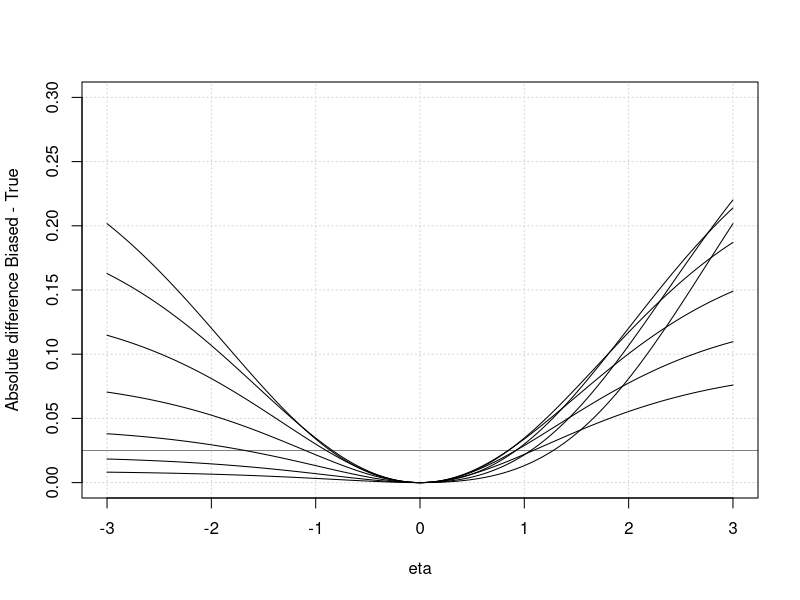
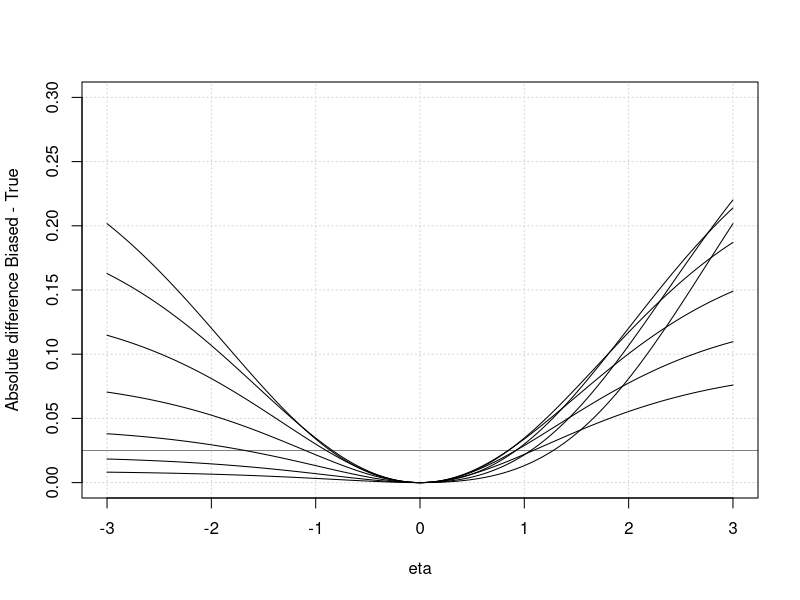
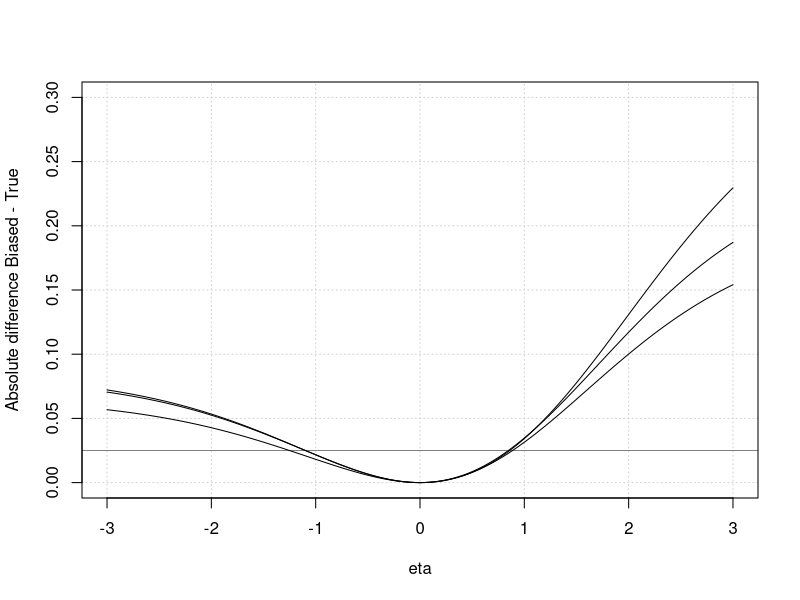

Write the R code that produced these figures, in order.
# Function
bias <- function(alpha,gamma,logh,eta) {

  # Intermediates
  rho <- exp(alpha+gamma)
  W <- (1+rho)/(1+rho*exp(eta))
  
  # Odds
  true <- (rho+exp(alpha+gamma+eta)*logh)/(1+logh)
  bias <- (rho+exp(alpha+gamma+eta)*logh*W)/(1+logh*W)
  
  # Predicted probabilities
  pbias <- bias/(1+bias)
  ptrue <- true/(1+true)
  
  # Absolute bias
  rbias <- abs(pbias-ptrue)
  
  # Return
  return(rbias)

}

# Examples
eta <- seq(-3,3,by=0.01)

# Alpha
bias_am15 <- bias(alpha=-1.5,gamma=0,logh=1,eta=eta)
bias_am10 <- bias(alpha=-1.0,gamma=0,logh=1,eta=eta)
bias_am05 <- bias(alpha=-0.5,gamma=0,logh=1,eta=eta)
bias_a00 <- bias(alpha=0.0,gamma=0,logh=1,eta=eta)
bias_a05 <- bias(alpha=0.5,gamma=0,logh=1,eta=eta)
bias_a10 <- bias(alpha=1.0,gamma=0,logh=1,eta=eta)
bias_a15 <- bias(alpha=1.5,gamma=0,logh=1,eta=eta)

# Gamma
bias_mg15 <- bias(alpha=0,gamma=-1.50,logh=1,eta=eta)
bias_mg10 <- bias(alpha=0,gamma=-1.0,logh=1,eta=eta)
bias_mg05 <- bias(alpha=0,gamma=-0.5,logh=1,eta=eta)
bias_g00 <- bias(alpha=0,gamma=0.0,logh=1,eta=eta)
bias_g05 <- bias(alpha=0,gamma=0.5,logh=1,eta=eta)
bias_g10 <- bias(alpha=0,gamma=1.0,logh=1,eta=eta)
bias_g15 <- bias(alpha=0,gamma=1.5,logh=1,eta=eta)

# Logh
bias_l05 <- bias(alpha=0,gamma=0.0,logh=0.5,eta=eta)
bias_l10 <- bias(alpha=0,gamma=0.0,logh=1.0,eta=eta)
bias_l15 <- bias(alpha=0,gamma=0.0,logh=1.5,eta=eta)


plot(eta,bias_am15,type="l",ylim=c(0,0.3),ylab="Absolute difference Biased - True",panel.first={grid();abline(h=0.025,col="grey50")})
lines(eta,bias_am10)
lines(eta,bias_am05)
lines(eta,bias_a00)
lines(eta,bias_a05)
lines(eta,bias_a10)
lines(eta,bias_a15)

plot(eta,bias_mg15,type="l",ylim=c(0,0.3),ylab="Absolute difference Biased - True",panel.first={grid();abline(h=0.025,col="grey50")})
lines(eta,bias_mg10)
lines(eta,bias_mg05)
lines(eta,bias_g00)
lines(eta,bias_g05)
lines(eta,bias_g10)
lines(eta,bias_g15)

plot(eta,bias_l15,type="l",ylim=c(0,0.3),ylab="Absolute difference Biased - True",panel.first={grid();abline(h=0.025,col="grey50")})
lines(eta,bias_l10)
lines(eta,bias_l05)
